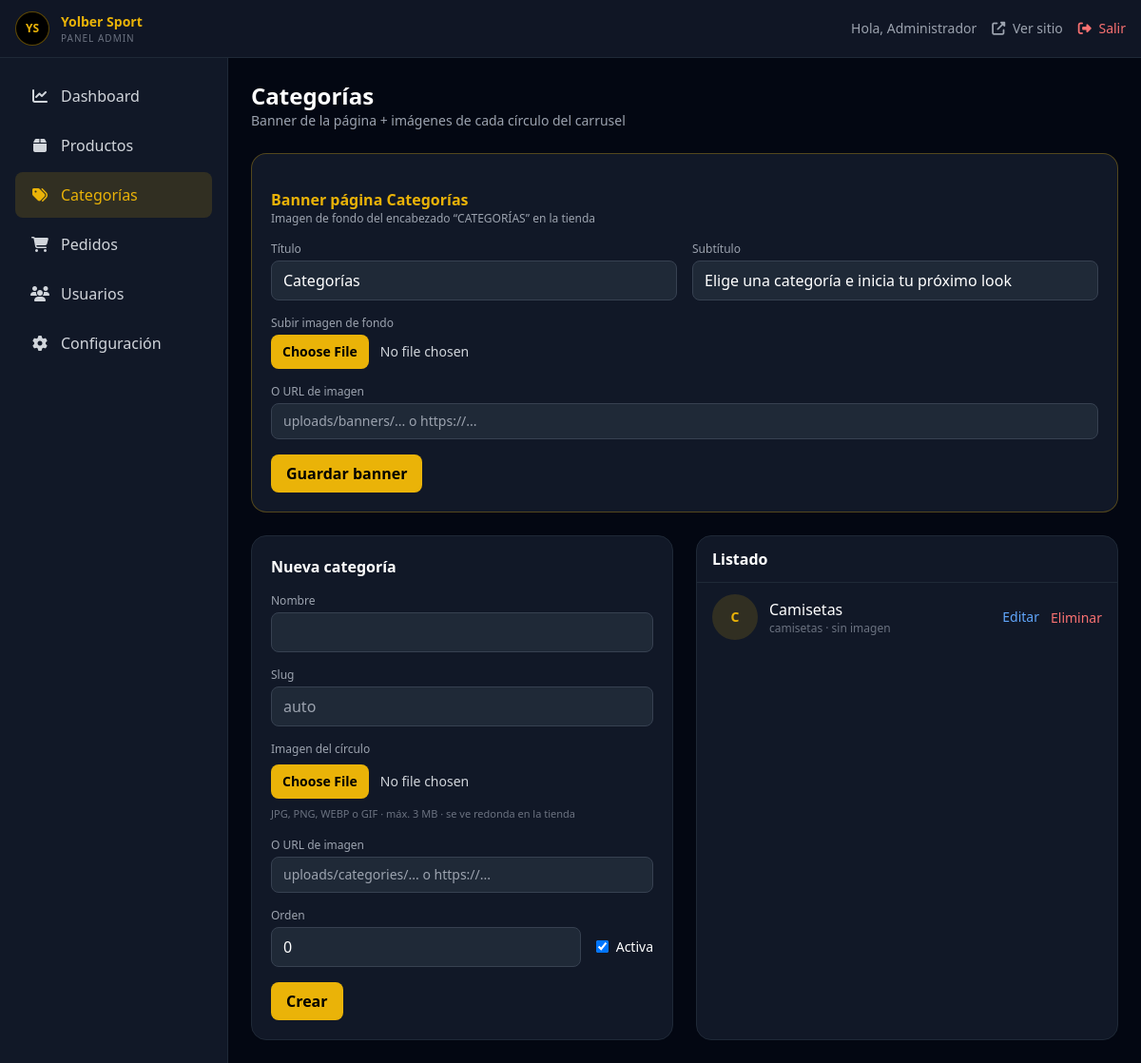
Screenshot of /admin/categories.php (signed in) with the database file from the repository.
### tables this page shows
CREATE TABLE IF NOT EXISTS categories (
    id INT AUTO_INCREMENT PRIMARY KEY,
    name VARCHAR(255) NOT NULL,
    slug VARCHAR(255) UNIQUE NOT NULL,
    icon_url VARCHAR(500) NOT NULL,
    sort_order INT DEFAULT 0,
    is_active TINYINT(1) DEFAULT 1,
    created_at TIMESTAMP DEFAULT CURRENT_TIMESTAMP,
    updated_at TIMESTAMP DEFAULT CURRENT_TIMESTAMP ON UPDATE CURRENT_TIMESTAMP,
    INDEX idx_slug (slug),
    INDEX idx_sort (sort_order),
    INDEX idx_active (is_active)
);

### config/database.php (called while the page is built, shortened)
<?php
class Database {
    private static $instance = null;
    private $connection;
    private function __construct() {
        $host = getenv('DB_HOST') ?: 'localhost';
        $dbname = getenv('DB_NAME') ?: 'yober_sport';
        $username = getenv('DB_USER') ?: 'root';
        $password = getenv('DB_PASSWORD') ?: '';
        $charset = 'utf8mb4';
        $dsn = "mysql:host=$host;dbname=$dbname;charset=$charset";
        try {
            $this->connection = new PDO($dsn, $username, $password, [
                PDO::ATTR_ERRMODE => PDO::ERRMODE_EXCEPTION,
                PDO::ATTR_DEFAULT_FETCH_MODE => PDO::FETCH_ASSOC,
                PDO::ATTR_EMULATE_PREPARES => false,
            ]);
        } catch (PDOException $e) {
            error_log("Database connection failed: " . $e->getMessage());
            $isApi = strpos($_SERVER['SCRIPT_NAME'] ?? '', '/api/') !== false;
            http_response_code(500);
            if ($isApi) {
                header('Content-Type: application/json');
                echo json_encode(['error' => 'Database connection failed', 'detail' => $e->getMessage()]);
            } else {
                header('Content-Type: text/html; charset=utf-8');
                echo '<!DOCTYPE html><html><body style="font-family:sans-serif;background:#111;color:#fff;padding:2rem">';
                echo '<h1>Error de conexión a la base de datos</h1>';
                echo '<p>Revisa <code>backend/.env</code> (DB_HOST, DB_NAME=yober_sport, DB_USER, DB_PASSWORD).</p>';
                echo '<pre style="color:#f87171">' . htmlspecialchars($e->getMessage()) . '</pre>';
                echo '</body></html>';
            }
            exit;
        }
    }
    private static function loadEnv(): void {
        $path = dirname(__DIR__) . DIRECTORY_SEPARATOR . '.env';
        if (!is_readable($path)) {
            return;
        }
    }
    public static function getInstance() {
        if (self::$instance === null) {
            self::$instance = new self();
        }
        return self::$instance;
    }
    public function query($sql, $params = []) {
        $stmt = $this->connection->prepare($sql);
        $stmt->execute($params);
        return $stmt;
    }
    public function fetchAll($sql, $params = []) {
        $stmt = $this->query($sql, $params);
        return $stmt->fetchAll();
    }
    public function fetchOne($sql, $params = []) {
        $stmt = $this->query($sql, $params);
        return $stmt->fetch();
    }
}

### admin/categories.php (the view, shortened to what this page needs)
<?php
require_once __DIR__ . '/includes/bootstrap.php';
$db = Database::getInstance();
function isCategoryImagePath(?string $value): bool {
    $value = trim((string)$value);
    if ($value === '') return false;
    return (bool)preg_match('#^(https?:)?//#i', $value)
        || str_contains($value, '/')
        || str_contains($value, '.');
}
function categoryImagePublicUrl(?string $value): string {
    $value = trim((string)$value);
    if (!isCategoryImagePath($value)) return '';
    return '../' . ltrim($value, '/');
}
try {
    $categories = $db->fetchAll("SELECT * FROM categories ORDER BY sort_order ASC, name ASC");
} catch (Exception $e) {
    $categories = [];
    flashSet('error', 'Ejecuta migrations/001_categories.sql');
}
$editCategory = null;
$bannerPath = getSetting($db, 'categories_banner_image', '');
$bannerTitle = getSetting($db, 'categories_banner_title', 'Categorías');
$bannerSubtitle = getSetting($db, 'categories_banner_subtitle', 'Elige una categoría e inicia tu próximo look');
?>
<div class="mb-6">
    <h2 class="text-2xl font-bold">Categorías</h2>
    <p class="text-sm text-gray-400">Banner de la página + imágenes de cada círculo del carrusel</p>
</div>
<form method="POST" enctype="multipart/form-data" class="mb-6 space-y-4 rounded-2xl border border-yellow-500/30 bg-gray-900 p-5">
    <div class="flex flex-wrap items-start justify-between gap-3">
        <div>
            <h3 class="font-bold text-yellow-500">Banner página Categorías</h3>
            <p class="text-xs text-gray-400">Imagen de fondo del encabezado “CATEGORÍAS” en la tienda</p>
        </div>
    </div>
    <div class="grid gap-4 md:grid-cols-2">
        <div>
            <label class="mb-1 block text-xs text-gray-400">Título</label>
            <input name="banner_title" value="<?php echo htmlspecialchars($bannerTitle); ?>" class="w-full rounded-lg border border-gray-700 bg-gray-800 px-3 py-2">
        </div>
        <div>
            <label class="mb-1 block text-xs text-gray-400">Subtítulo</label>
            <input name="banner_subtitle" value="<?php echo htmlspecialchars($bannerSubtitle); ?>" class="w-full rounded-lg border border-gray-700 bg-gray-800 px-3 py-2">
        </div>
    </div>
    <div>
        <label class="mb-1 block text-xs text-gray-400">Subir imagen de fondo</label>
        <input type="file" name="banner_image" accept="image/jpeg,image/png,image/webp,image/gif" class="block w-full text-sm text-gray-300 file:mr-3 file:rounded-lg file:border-0 file:bg-yellow-500 file:px-3 file:py-2 file:font-bold file:text-black">
    </div>
    <div>
        <label class="mb-1 block text-xs text-gray-400">O URL de imagen</label>
        <input name="banner_url" value="<?php echo htmlspecialchars($bannerPath); ?>" placeholder="uploads/banners/... o https://..." class="w-full rounded-lg border border-gray-700 bg-gray-800 px-3 py-2 text-sm">
    </div>
    <button class="rounded-lg bg-yellow-500 px-4 py-2 font-bold text-black">Guardar banner</button>
</form>
<div class="grid gap-6 lg:grid-cols-2">
    <form method="POST" enctype="multipart/form-data" class="space-y-4 rounded-2xl border border-gray-800 bg-gray-900 p-5">
        <h3 class="font-bold"><?php echo $editCategory ? 'Editar' : 'Nueva'; ?> categoría</h3>
        <div>
            <label class="mb-1 block text-xs text-gray-400">Nombre</label>
            <input name="name" required value="<?php echo htmlspecialchars($editCategory['name'] ?? ''); ?>" class="w-full rounded-lg border border-gray-700 bg-gray-800 px-3 py-2">
        </div>
        <div>
            <label class="mb-1 block text-xs text-gray-400">Slug</label>
            <input name="slug" value="<?php echo htmlspecialchars($editCategory['slug'] ?? ''); ?>" class="w-full rounded-lg border border-gray-700 bg-gray-800 px-3 py-2" placeholder="auto">
        </div>
        <div>
            <label class="mb-2 block text-xs text-gray-400">Imagen del círculo</label>
            <input type="file" name="image" accept="image/jpeg,image/png,image/webp,image/gif" class="block w-full text-sm text-gray-300 file:mr-3 file:rounded-lg file:border-0 file:bg-yellow-500 file:px-3 file:py-2 file:font-bold file:text-black">
            <p class="mt-2 text-[11px] text-gray-500">JPG, PNG, WEBP o GIF · máx. 3 MB · se ve redonda en la tienda</p>
        </div>
        <div>
            <label class="mb-1 block text-xs text-gray-400">O URL de imagen</label>
            <input name="image_url" value="<?php echo htmlspecialchars(isCategoryImagePath($editCategory['icon_url'] ?? '') ? ($editCategory['icon_url'] ?? '') : ''); ?>" placeholder="uploads/categories/... o https://..." class="w-full rounded-lg border border-gray-700 bg-gray-800 px-3 py-2 text-sm">
        </div>
        <div class="flex items-center gap-4">
            <div class="flex-1">
                <label class="mb-1 block text-xs text-gray-400">Orden</label>
                <input type="number" name="sort_order" value="<?php echo htmlspecialchars((string)($editCategory['sort_order'] ?? '0')); ?>" class="w-full rounded-lg border border-gray-700 bg-gray-800 px-3 py-2">
            </div>
            <label class="mt-5 flex items-center gap-2 text-sm"><input type="checkbox" name="is_active" <?php echo !isset($editCategory) || !empty($editCategory['is_active']) ? 'checked' : ''; ?>> Activa</label>
        </div>
        <div class="flex gap-2">
            <button class="rounded-lg bg-yellow-500 px-4 py-2 font-bold text-black"><?php echo $editCategory ? 'Guardar' : 'Crear'; ?></button>
        </div>
    </form>
    <div class="overflow-hidden rounded-2xl border border-gray-800 bg-gray-900">
        <div class="border-b border-gray-800 px-4 py-3 font-semibold">Listado</div>
        <div class="divide-y divide-gray-800">
            <?php foreach ($categories as $cat):
                $img = categoryImagePublicUrl($cat['icon_url'] ?? '');
            ?>
                <div class="flex items-center gap-3 px-4 py-3">
                    <?php if ($img): ?>
                        <img src="<?php echo htmlspecialchars($img); ?>" alt="" class="h-12 w-12 rounded-full object-cover border border-yellow-500/30">
                    <?php else: ?>
                        <div class="grid h-12 w-12 place-items-center rounded-full bg-yellow-500/15 text-sm font-bold text-yellow-500">
                            <?php echo strtoupper(substr($cat['name'], 0, 1)); ?>
                        </div>
                    <?php endif; ?>
                    <div class="min-w-0 flex-1">
                        <p class="font-medium"><?php echo htmlspecialchars($cat['name']); ?></p>
                        <p class="truncate text-xs text-gray-500"><?php echo htmlspecialchars($cat['slug']); ?><?php echo $img ? '' : ' · sin imagen'; ?></p>
                    </div>
                    <a href="categories.php?edit=<?php echo (int)$cat['id']; ?>" class="text-sm text-blue-400">Editar</a>
                    <form method="POST" onsubmit="return confirm('¿Eliminar?')">
                        <button class="text-sm text-red-400">Eliminar</button>
                    </form>
                </div>
            <?php endforeach; ?>
        </div>
    </div>
</div>

### rows the page displays
categories: name "C", name "Camisetas", slug "camisetas", icon_url "· sin imagen"

### other values shown
$userName "Administrador"
$item['label'] "Dashboard"
$item['label'] "Productos"
$item['label'] "Categorías"
$item['label'] "Pedidos"
$item['label'] "Usuarios"
$item['label'] "Configuración"
